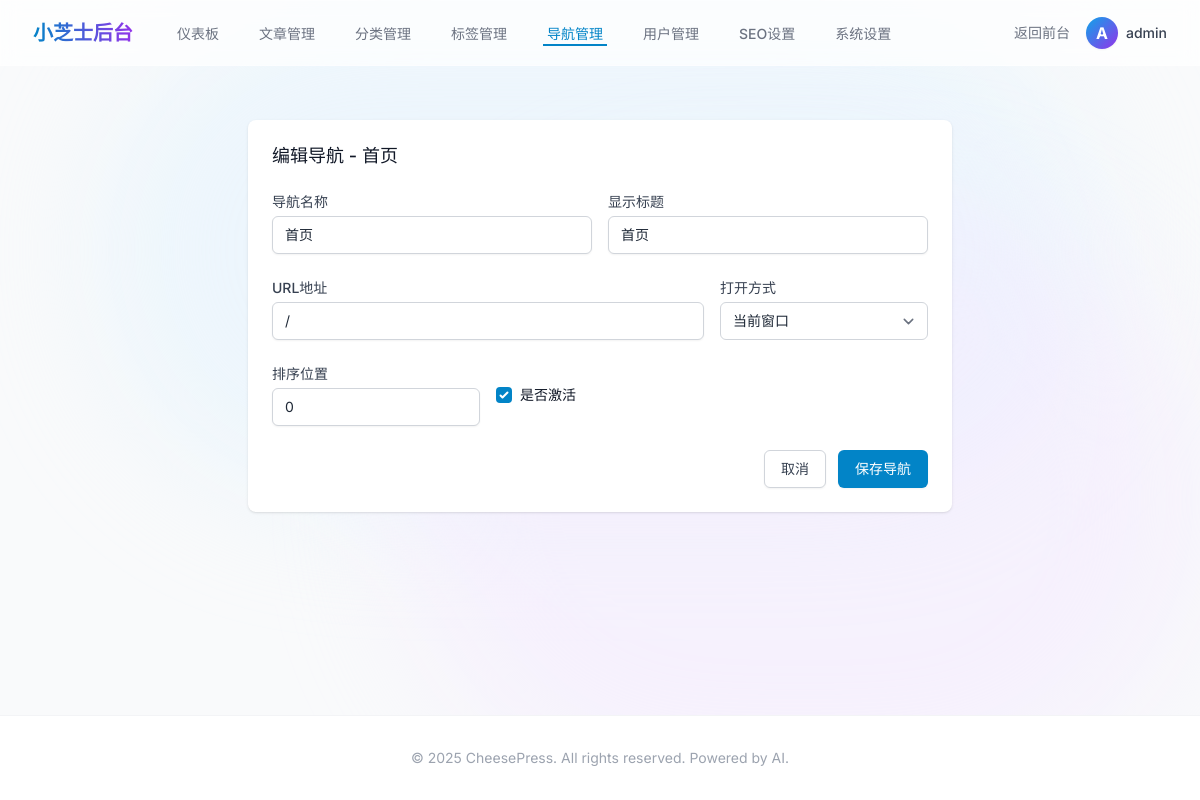
The page /admin/navigations/1/edit (signed in) on the database its author committed.
### app/models/__init__.py (models this page shows, shortened)
class User(UserMixin, db.Model):
    __tablename__ = 'users'
    id = db.Column(db.Integer, primary_key=True)
    username = db.Column(db.String(80), unique=True, nullable=False)
    email = db.Column(db.String(120), unique=True, nullable=False)
    password_hash = db.Column(db.String(255), nullable=False)
    first_name = db.Column(db.String(50), nullable=True)
    last_name = db.Column(db.String(50), nullable=True)
    bio = db.Column(db.Text, nullable=True)
    avatar = db.Column(db.String(255), nullable=True)
    role = db.Column(db.String(20), default='user')  # user, editor, admin
    is_active = db.Column(db.Boolean, default=True)
    created_at = db.Column(db.DateTime, default=datetime.utcnow)
    updated_at = db.Column(db.DateTime, default=datetime.utcnow, onupdate=datetime.utcnow)
    posts = db.relationship('Post', backref='author', lazy=True, foreign_keys='Post.user_id')
    comments = db.relationship('Comment', backref='author', lazy=True, foreign_keys='Comment.user_id')

class Navigation(db.Model):
    __tablename__ = 'navigations'
    id = db.Column(db.Integer, primary_key=True)
    name = db.Column(db.String(100), nullable=False)  # 导航名称，如"首页", "关于我们"等
    title = db.Column(db.String(100), nullable=False)  # 显示标题
    url = db.Column(db.String(500), nullable=False)  # URL地址
    target = db.Column(db.String(20), default='_self')  # 打开方式: _self, _blank 等
    position = db.Column(db.Integer, default=0)  # 排序位置
    is_active = db.Column(db.Boolean, default=True)  # 是否激活
    created_at = db.Column(db.DateTime, default=datetime.utcnow)
    updated_at = db.Column(db.DateTime, default=datetime.utcnow, onupdate=datetime.utcnow)

### app/admin/__init__.py (the view, shortened to what this page needs)
@bp.route('/navigations/<int:id>/edit', methods=['GET', 'POST'])
def edit_navigation(id):
    navigation = Navigation.query.get_or_404(id)
    form = NavigationForm(obj=navigation)
    return render_template('admin/navigations/edit.html', form=form, navigation=navigation)

### app/admin/forms.py
class NavigationForm(FlaskForm):
    name = StringField('导航名称', validators=[DataRequired(), Length(max=100)])
    title = StringField('显示标题', validators=[DataRequired(), Length(max=100)])
    url = StringField('URL地址', validators=[DataRequired(), Length(max=500)])
    target = SelectField('打开方式', choices=[('_self', '当前窗口'), ('_blank', '新窗口')], default='_self')
    position = StringField('排序位置', validators=[DataRequired()], default=0)
    is_active = BooleanField('是否激活', default=True)
    submit = SubmitField('保存导航')

### app/admin/__init__.py (called while the page is built)
@bp.before_request
@login_required
def check_admin():
    if current_user.role not in ['admin', 'editor']:
        flash('您没有权限访问管理后台', 'error')
        return redirect(url_for('main.index'))

### app/utils/seo.py (called while the page is built)
def get_seo_settings():
    return SeoSetting.query.first()

def register_seo_functions(app):
    @app.context_processor
    def inject_seo_functions():
        return dict(
            get_post_seo_data=get_post_seo_data,
            get_category_seo_data=get_category_seo_data,
            get_search_seo_data=get_search_seo_data,
            generate_meta_tags=generate_meta_tags
        )

### app/templates/admin/navigations/edit.html (shortened to what this page needs)
{% extends "admin/base.html" %}
{% block content %}
<div class="max-w-3xl mx-auto px-4 sm:px-6 lg:px-8 py-6">
    <div class="bg-white shadow sm:rounded-lg">
        <div class="px-4 py-5 sm:p-6">
            <h3 class="text-lg leading-6 font-medium text-gray-900 mb-6">编辑导航 - {{ navigation.title }}</h3>
            <form method="POST" class="space-y-6">
                <div class="grid grid-cols-1 gap-y-6 gap-x-4 sm:grid-cols-6">
                    <div class="sm:col-span-3">
                        {{ form.name.label(class="block text-sm font-medium text-gray-700 mb-1") }}
                        {{ form.name(class="shadow-sm focus:ring-primary-500 focus:border-primary-500 block w-full sm:text-sm border-gray-300 rounded-md") }}
                    </div>
                    <div class="sm:col-span-3">
                        {{ form.title.label(class="block text-sm font-medium text-gray-700 mb-1") }}
                        {{ form.title(class="shadow-sm focus:ring-primary-500 focus:border-primary-500 block w-full sm:text-sm border-gray-300 rounded-md") }}
                    </div>
                    <div class="sm:col-span-4">
                        {{ form.url.label(class="block text-sm font-medium text-gray-700 mb-1") }}
                        {{ form.url(class="shadow-sm focus:ring-primary-500 focus:border-primary-500 block w-full sm:text-sm border-gray-300 rounded-md") }}
                    </div>
                    <div class="sm:col-span-2">
                        {{ form.target.label(class="block text-sm font-medium text-gray-700 mb-1") }}
                        {{ form.target(class="mt-1 block w-full pl-3 pr-10 py-2 text-base border-gray-300 focus:outline-none focus:ring-primary-500 focus:border-primary-500 sm:text-sm rounded-md") }}
                    </div>
                    <div class="sm:col-span-2">
                        {{ form.position.label(class="block text-sm font-medium text-gray-700 mb-1") }}
                        {{ form.position(class="shadow-sm focus:ring-primary-500 focus:border-primary-500 block w-full sm:text-sm border-gray-300 rounded-md") }}
                    </div>
                    <div class="sm:col-span-4 flex items-center">
                        {{ form.is_active(class="h-4 w-4 text-primary-600 focus:ring-primary-500 border-gray-300 rounded") }}
                        <label for="{{ form.is_active.id }}" class="ml-2 block text-sm text-gray-900">是否激活</label>
                    </div>
                </div>
                <div class="flex justify-end space-x-3">
                    <a href="{{ url_for('admin.navigations') }}" class="inline-flex items-center px-4 py-2 border border-gray-300 shadow-sm text-sm font-medium rounded-md text-gray-700 bg-white hover:bg-gray-50 focus:outline-none focus:ring-2 focus:ring-offset-2 focus:ring-primary-500">
                        取消
                    </a>
                    {{ form.submit(class="inline-flex items-center px-4 py-2 border border-transparent shadow-sm text-sm font-medium rounded-md text-white bg-primary-600 hover:bg-primary-700 focus:outline-none focus:ring-2 focus:ring-offset-2 focus:ring-primary-500") }}
                </div>
            </form>
        </div>
    </div>
</div>
{% endblock %}

### app/templates/admin/base.html (shortened to what this page needs)
<!DOCTYPE html>
<html lang="zh-CN">
<head>
    <script src="https://cdn.tailwindcss.com?plugins=typography,forms,line-clamp"></script>
    <link rel="stylesheet" href="{{ url_for('static', filename='css/style.css') }}">
</head>
<body class="bg-gray-50 font-sans text-gray-800 antialiased selection:bg-primary-500 selection:text-white">
    <div class="fixed inset-0 -z-10 overflow-hidden">
    </div>
    <nav class="fixed w-full z-50 top-0 transition-all duration-300 glass">
        <div class="max-w-7xl mx-auto px-4 sm:px-6 lg:px-8">
            <div class="flex justify-between h-16">
                <div class="flex items-center">
                    <div class="flex-shrink-0 flex items-center">
                        <a href="{{ url_for('main.index') }}"
                            class="text-xl font-bold bg-clip-text text-transparent bg-gradient-to-r from-primary-600 to-purple-600 hover:opacity-80 transition-opacity">
                        </a>
                    </div>
                    <div class="hidden md:ml-10 md:flex md:space-x-8">
                        <a href="{{ url_for('admin.dashboard') }}"
                            class="{% if request.endpoint == 'admin.dashboard' %}text-primary-600 border-b-2 border-primary-600{% else %}text-gray-500 hover:text-gray-700 hover:border-gray-300 border-b-2 border-transparent{% endif %} inline-flex items-center px-1 pt-1 text-sm font-medium transition-all duration-200">
                            仪表板
                        </a>
                        <a href="{{ url_for('admin.posts') }}"
                            class="{% if 'admin.posts' in request.endpoint or 'admin.create_post' in request.endpoint or 'admin.edit_post' in request.endpoint %}text-primary-600 border-b-2 border-primary-600{% else %}text-gray-500 hover:text-gray-700 hover:border-gray-300 border-b-2 border-transparent{% endif %} inline-flex items-center px-1 pt-1 text-sm font-medium transition-all duration-200">
                            文章管理
                        </a>
                        <a href="{{ url_for('admin.categories') }}"
                            class="{% if 'admin.categories' in request.endpoint or 'admin.create_category' in request.endpoint or 'admin.edit_category' in request.endpoint %}text-primary-600 border-b-2 border-primary-600{% else %}text-gray-500 hover:text-gray-700 hover:border-gray-300 border-b-2 border-transparent{% endif %} inline-flex items-center px-1 pt-1 text-sm font-medium transition-all duration-200">
                            分类管理
                        </a>
                        <a href="{{ url_for('admin.tags') }}"
                            class="{% if 'admin.tags' in request.endpoint or 'admin.create_tag' in request.endpoint or 'admin.edit_tag' in request.endpoint %}text-primary-600 border-b-2 border-primary-600{% else %}text-gray-500 hover:text-gray-700 hover:border-gray-300 border-b-2 border-transparent{% endif %} inline-flex items-center px-1 pt-1 text-sm font-medium transition-all duration-200">
                            标签管理
                        </a>
                                                <a href="{{ url_for('admin.navigations') }}"
                            class="{% if 'admin.navigations' in request.endpoint or 'admin.create_navigation' in request.endpoint or 'admin.edit_navigation' in request.endpoint %}text-primary-600 border-b-2 border-primary-600{% else %}text-gray-500 hover:text-gray-700 hover:border-gray-300 border-b-2 border-transparent{% endif %} inline-flex items-center px-1 pt-1 text-sm font-medium transition-all duration-200">
                            导航管理
                        </a>
                        <a href="{{ url_for('admin.users') }}"
                            class="{% if 'admin.users' in request.endpoint or 'admin.create_user' in request.endpoint or 'admin.edit_user' in request.endpoint or 'admin.change_password' in request.endpoint %}text-primary-600 border-b-2 border-primary-600{% else %}text-gray-500 hover:text-gray-700 hover:border-gray-300 border-b-2 border-transparent{% endif %} inline-flex items-center px-1 pt-1 text-sm font-medium transition-all duration-200">
                            用户管理
                        </a>
                        <a href="{{ url_for('admin_seo.index') }}"
                            class="{% if 'admin_seo' in request.endpoint %}text-primary-600 border-b-2 border-primary-600{% else %}text-gray-500 hover:text-gray-700 hover:border-gray-300 border-b-2 border-transparent{% endif %} inline-flex items-center px-1 pt-1 text-sm font-medium transition-all duration-200">
                            SEO设置
                        </a>
                        <a href="{{ url_for('admin.settings') }}"
                            class="{% if 'admin.settings' in request.endpoint %}text-primary-600 border-b-2 border-primary-600{% else %}text-gray-500 hover:text-gray-700 hover:border-gray-300 border-b-2 border-transparent{% endif %} inline-flex items-center px-1 pt-1 text-sm font-medium transition-all duration-200">
                            系统设置
                        </a>
                    </div>
                </div>
                <div class="flex items-center space-x-4">
                    <a href="{{ url_for('main.index') }}"
                        class="text-gray-500 hover:text-primary-600 transition-colors text-sm font-medium">
                        返回前台
                    </a>
                    <div class="relative group">
                        <button
                            class="flex items-center space-x-2 text-gray-700 hover:text-primary-600 transition-colors">
                            <div
                                class="w-8 h-8 rounded-full bg-gradient-to-br from-primary-500 to-purple-600 flex items-center justify-center text-white font-bold shadow-sm">
                                {{ current_user.username[0].upper() }}
                            </div>
                            <span class="text-sm font-medium">{{ current_user.username }}</span>
                        </button>
                    </div>
                </div>
            </div>
        </div>
    </nav>
    <div class="min-h-screen flex flex-col pt-16">
        <main class="flex-1 py-8">
            <div class="max-w-7xl mx-auto px-4 sm:px-6 lg:px-8">
                {% block content %}{% endblock %}
            </div>
        </main>
        <footer class="bg-white border-t border-gray-100 mt-auto">
            <div class="max-w-7xl mx-auto py-8 px-4 sm:px-6 lg:px-8">
                <div class="text-center">
                    <p class="text-sm text-gray-400">
                        &copy; 2025 CheesePress. All rights reserved. Powered by AI.
                    </p>
                </div>
            </div>
        </footer>
</body>
</html>

### app/static/css/style.css (style rules this page uses)
.glass { background: rgba(255, 255, 255, 0.7); backdrop-filter: blur(10px); -webkit-backdrop-filter: blur(10px); border: 1px solid rgba(255, 255, 255, 0.3); }

### rows shown on the page
User: username "A", username "admin"
Navigation: title "首页", name "首页", url "/", target "当前窗口", position "0", is_active "☑"
